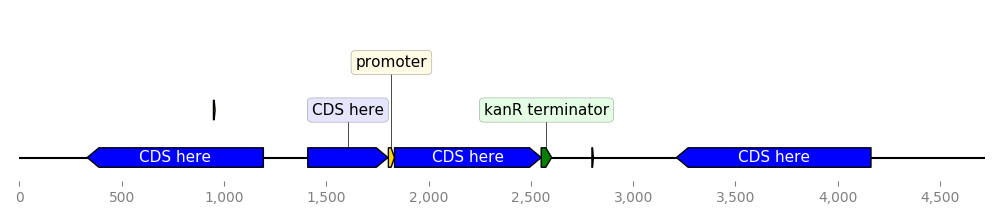

Here is the Python script that generated this plot:
from dna_features_viewer import BiopythonTranslator

class MyCustomTranslator(BiopythonTranslator):
    """Custom translator implementing the following theme:

    - Color terminators in green, CDS in blue, all other features in gold.
    - Do not display features that are restriction sites unless they are BamHI
    - For CDS labels just write "CDS here" instead of the name of the gene.

    """

    def compute_feature_color(self, feature):
        if feature.type == "CDS":
            return "blue"
        elif feature.type == "terminator":
            return "green"
        else:
            return "gold"

    def compute_feature_label(self, feature):
        if feature.type == 'restriction_site':
            return None
        elif feature.type == "CDS":
            return "CDS here"
        else:
            return BiopythonTranslator.compute_feature_label(feature)

    def compute_filtered_features(self, features):
        """Do not display promoters. Just because."""
        return [
            feature for feature in features
            if (feature.type != "restriction_site")
            or ("BamHI" in str(feature.qualifiers.get("label", '')))
        ]


graphic_record = MyCustomTranslator().translate_record("example_sequence.gb")
ax, _ = graphic_record.plot(figure_width=10)
ax.figure.tight_layout()
ax.figure.savefig("custom_biopython_translator.png")
